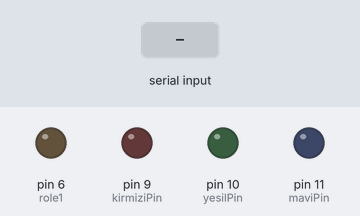
A sketch run on a simulated Arduino Uno, built with avr-gcc and run on an emulated ATmega328P. Parts: output pins drawn as LEDs (lit = HIGH). Inputs (shaded band) come from the test bench.

Above: at 1.2 s.
1.3 s: "a" received over Serial
At 2.6 s:
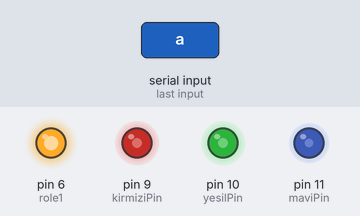
2.9 s: "A" received over Serial
At 3.9 s:
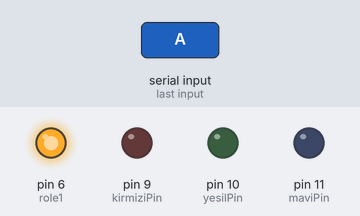
4.5 s: "b" received over Serial
At 5.1 s:
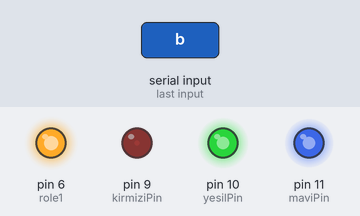
6.1 s: "c" received over Serial
At 7.4 s:
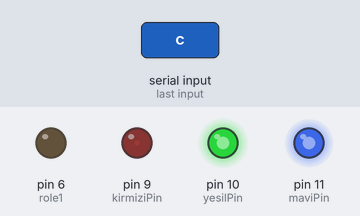
7.7 s: "d" received over Serial
At 8.7 s:
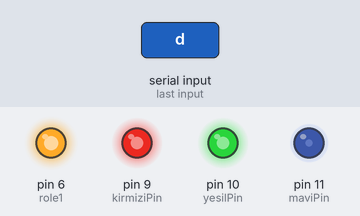
9.3 s: "B" received over Serial
At 10.0 s:
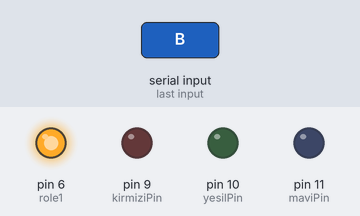
Timing chart, 0 to 11.9 s (numbered marks = the images above; inputs shaded):
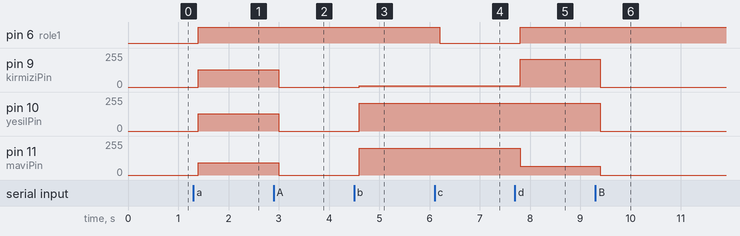

Measured:
- after the input at 1.3 s, pin 6 (role1): LOW → HIGH after 0.10 s; pin 9 (kirmiziPin), pin 10 (yesilPin): 0/255 → 129/255 after 0.10 s; pin 11 (maviPin): 0/255 → 92/255 after 0.10 s
- after the input at 2.9 s, pin 9 (kirmiziPin), pin 10 (yesilPin): 129/255 → 0/255 after 0.10 s; pin 11 (maviPin): 92/255 → 0/255 after 0.10 s
- after the input at 4.5 s, pin 9 (kirmiziPin): 0/255 → 11/255 after 0.10 s; pin 10 (yesilPin): 0/255 → 210/255 after 0.10 s; pin 11 (maviPin): 0/255 → 200/255 after 0.10 s
- after the input at 6.1 s, pin 6 (role1): HIGH → LOW after 0.10 s
- after the input at 7.7 s, pin 6 (role1): LOW → HIGH after 0.10 s; pin 9 (kirmiziPin): 11/255 → 210/255 after 0.10 s; pin 11 (maviPin): 200/255 → 67/255 after 0.10 s
- after the input at 9.3 s, pin 9 (kirmiziPin), pin 10 (yesilPin): 210/255 → 0/255 after 0.10 s; pin 11 (maviPin): 67/255 → 0/255 after 0.10 s

The sketch:

Ek-6_BLUETOOTH_RGB_FAN_KODLARI.ino
```cpp
int kirmiziPin = 9;
int yesilPin = 10;
int maviPin = 11;
int role1=6;
void setup() {
  pinMode(kirmiziPin,OUTPUT);
  pinMode(yesilPin,OUTPUT);
  pinMode(maviPin,OUTPUT);
  pinMode(role1,OUTPUT);
  Serial.begin(9600); //Seri iletişimi başlatır
}
void renkAyarla(int kirmizi, int yesil, int mavi)
{
 kirmizi = 255 - kirmizi;
 yesil = 255 - yesil;
 mavi = 255 - mavi;
 analogWrite(kirmiziPin, kirmizi);
 analogWrite(yesilPin, yesil);
 analogWrite(maviPin, mavi);
}
void loop()
{
if(Serial.available()) // Eğer Bluetooth bağlantısı varsa kodaları çalıştırır
{
char data = Serial.read();
delay(100);
if(data=='a'){
 renkAyarla(126, 126, 163); // ledi yesil olarak yak

}
if(data=='A'){
  digitalWrite(kirmiziPin,LOW);
  digitalWrite(yesilPin,LOW);
  digitalWrite(maviPin,LOW);
}if(data=='b'){
  renkAyarla(244, 45, 55);// ledi mavi olarak yak
}
if(data=='B'){// ledi kapat
  digitalWrite(kirmiziPin,LOW);
  digitalWrite(yesilPin,LOW);
  digitalWrite(maviPin,LOW);
}
if(data=='c'){ // röleyi aktif et / role calısınc fanda calısır
  digitalWrite(role1,LOW);
}
else if(data=='C'){ //roleyi deaktif et //
  digitalWrite(role1,HIGH);

}else{
  digitalWrite(role1,HIGH);// roleyi deaktif et
}

if (data=='d'){
  renkAyarla(45, 45, 188); //ledi sarı yak
}
if(data=='D'){// ledi kapat
  digitalWrite(kirmiziPin,LOW);
  digitalWrite(yesilPin,LOW);
  digitalWrite(maviPin,LOW);
}
}
}
```
